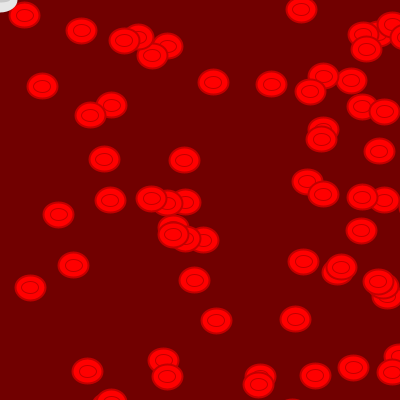
Frame 1 (no input)
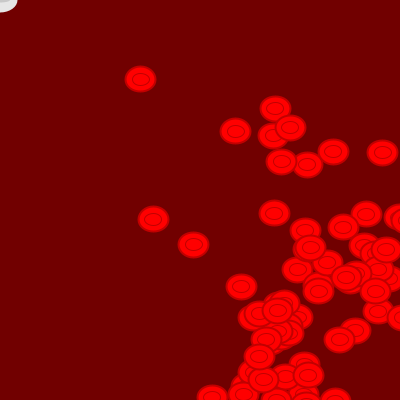
Frame 60 (the mouse pressed at the canvas centre just before this capture)
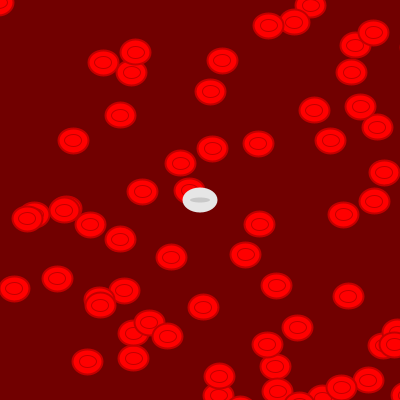
Frame 120 (the mouse held since frame 60 and released just before this capture)

The Processing sketch that drew these frames (run headless with seeded random() and noise(); from frame 60 on, the mouse is pressed at the canvas centre):

// Processing sketch: processing_33799
// ── processing_33799.pde


int numCirc = 100; // Define what the array is called and the value

float [] circX = new float[numCirc];
float [] circY = new float[numCirc];

float [] velX = new float[numCirc];
float [] velY = new float[numCirc];


void setup() {
  size(400, 400);
  background(229,93,93);
  smooth();
  
  for(int i=0; i<numCirc; i++) {
    circX[i] = random(0,500);
    circY[i] = random(0,500);
    velX[i] = random(1,5);
    velY[i] = random(1,5);
  }
}

void draw() {
  background(113, 0, 0);

  for(int i=0; i<numCirc; i++) {
    fill(255, 0, 0);
    stroke(193, 0, 0);
    strokeWeight(2);
    ellipse(circX[i], circY[i], 30, 25);
//    stroke(245, 50, 50);
    strokeWeight(1);
    ellipse(circX[i], circY[i], 17, 12);
    
    circX[i] = circX[i] + velX[i];
    
    circY[i] = circY[i] + velY[i];

      if((circX[i]>width) || (circX[i]<0)) {
      velX[i] = velX[i] * -1;
      }
      
      if((circY[i]>height) || (circY[i]<0)) {
      velY[i] = velY[i] * -1;
      }
    }
    
// a little friend, white blood cell
  fill(230);
  noStroke();  
  ellipse(mouseX, mouseY, 35, 25);
  fill(200);
  ellipse(mouseX, mouseY, 20, 5);
  noCursor();
}
